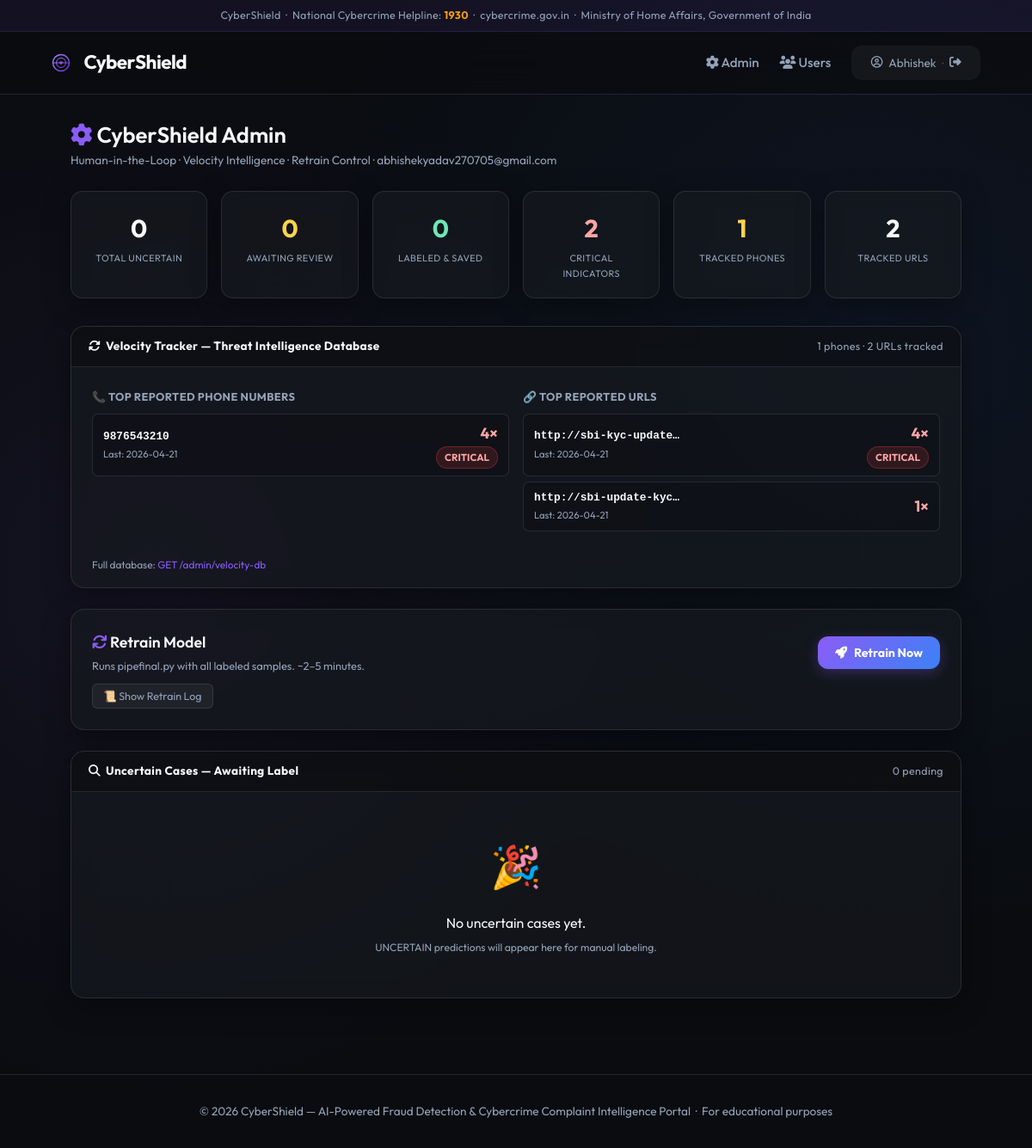
The page /admin (signed in) on the database its author committed.
### models.py (models this page shows, shortened)
class User(db.Model, UserMixin):
    __tablename__ = "users"
    id         = db.Column(db.String(128), primary_key=True)   # Google sub ID
    google_id  = db.Column(db.String(128), unique=True)
    email      = db.Column(db.String(256), unique=True, nullable=False)
    name       = db.Column(db.String(256))
    picture    = db.Column(db.String(512))                     # Google avatar URL
    is_admin   = db.Column(db.Boolean, default=False)
    created_at = db.Column(db.DateTime, default=datetime.datetime.utcnow)
    last_login = db.Column(db.DateTime)
    complaints = db.relationship("Complaint",     backref="user", lazy=True)
    pending    = db.relationship("PendingReview", backref="user", lazy=True)

class VelocityEntry(db.Model):
    __tablename__ = "velocity_db"
    id              = db.Column(db.Integer, primary_key=True, autoincrement=True)
    indicator_type  = db.Column(db.String(16), nullable=False)    # "phone" | "url"
    indicator_value = db.Column(db.String(512), nullable=False)   # normalised value
    count           = db.Column(db.Integer, default=1)
    complaint_ids   = db.Column(db.Text)                          # JSON array
    first_seen      = db.Column(db.DateTime, default=datetime.datetime.utcnow)
    last_seen       = db.Column(db.DateTime, default=datetime.datetime.utcnow)
    __table_args__ = (
        db.UniqueConstraint("indicator_type", "indicator_value", name="uq_type_value"),
    )

### app.py (the view)
@app.route("/admin")
@require_admin
def admin_panel():
    pending_rows = (PendingReview.query
                    .filter_by(admin_label="")
                    .order_by(PendingReview.created_at.desc())
                    .all())
    pending = [{
        "id":               p.complaint_id,
        "timestamp":        p.created_at.strftime("%d-%m-%Y %H:%M") if p.created_at else "",
        "message":          p.message,
        "fraud_probability":p.fraud_probability,
        "admin_label":      p.admin_label or "",
        "labeled_by":       p.labeled_by  or "",
        "labeled_at":       p.labeled_at.strftime("%d-%m-%Y %H:%M") if p.labeled_at else "",
    } for p in pending_rows]
    vstats = get_velocity_stats()
    total_uncertain = PendingReview.query.count()
    total_labeled   = PendingReview.query.filter(PendingReview.admin_label != "").count()
    return render_template("admin.html",
        pending=pending,
        user=current_user,
        vstats=vstats,
        total_uncertain=total_uncertain,
        awaiting_review=len(pending),
        total_labeled=total_labeled)

### app.py (called while the page is built)
@login_manager.user_loader
def load_user(uid):
    return db.session.get(User, uid)

def get_velocity_stats() -> dict:
    phones = VelocityEntry.query.filter_by(indicator_type="phone").order_by(
        VelocityEntry.count.desc()).all()
    urls   = VelocityEntry.query.filter_by(indicator_type="url").order_by(
        VelocityEntry.count.desc()).all()
    all_e  = phones + urls
    return {
        "total_phones":   len(phones),
        "total_urls":     len(urls),
        "critical_count": sum(1 for e in all_e if e.count >= 4),
        "high_count":     sum(1 for e in all_e if e.count == 3),
        "top_phones": [(e.indicator_value, {
            "count": e.count,
            "last_seen": e.last_seen.strftime("%Y-%m-%d") if e.last_seen else "",
        }) for e in phones[:5]],
        "top_urls": [(e.indicator_value, {
            "count": e.count,
            "last_seen": e.last_seen.strftime("%Y-%m-%d") if e.last_seen else "",
        }) for e in urls[:5]],
    }

def require_admin(f):
    @wraps(f)
    def decorated(*args, **kwargs):
        if not current_user.is_authenticated:
            return redirect(url_for("login_page"))
        if not current_user.is_admin:
            abort(403)
        return f(*args, **kwargs)
    return decorated

### templates/admin.html (shortened to what this page needs)
{% extends "base.html" %}
{% block content %}
<div class="admin-main">
  <div style="margin-bottom:1.5rem;">
    <h1 style="font-size:1.6rem;margin-bottom:0.2rem;"><i class="fa-solid fa-gear" style="color:var(--primary);"></i> CyberShield Admin</h1>
    <p style="color:var(--text-muted);font-size:0.85rem;">Human-in-the-Loop · Velocity Intelligence · Retrain Control · {{ user.email }}</p>
  </div>
  {% set total     = pending | length %}
  {% set labeled   = pending | selectattr('admin_label') | list | length %}
  {% set unlabeled = total - labeled %}
  <div class="stats-grid">
    <div class="stat-card">
      <div class="stat-n">{{ total }}</div>
      <div class="stat-l">Total Uncertain</div>
    </div>
    <div class="stat-card high">
      <div class="stat-n">{{ unlabeled }}</div>
      <div class="stat-l">Awaiting Review</div>
    </div>
    <div class="stat-card labeled">
      <div class="stat-n">{{ labeled }}</div>
      <div class="stat-l">Labeled & Saved</div>
    </div>
    <div class="stat-card critical">
      <div class="stat-n">{{ vstats.critical_count }}</div>
      <div class="stat-l">CRITICAL Indicators</div>
    </div>
    <div class="stat-card">
      <div class="stat-n" style="color:#fcd34d;">{{ vstats.total_phones }}</div>
      <div class="stat-l">Tracked Phones</div>
    </div>
    <div class="stat-card">
      <div class="stat-n">{{ vstats.total_urls }}</div>
      <div class="stat-l">Tracked URLs</div>
    </div>
  </div>
  {% if vstats.top_phones or vstats.top_urls %}
  <div class="admin-card">
    <div class="admin-card-head">
      <span><i class="fa-solid fa-rotate"></i>&nbsp; Velocity Tracker — Threat Intelligence Database</span>
      <span style="font-size:0.78rem;font-weight:400;color:var(--text-muted);">{{ vstats.total_phones }} phones · {{ vstats.total_urls }} URLs tracked</span>
    </div>
    <div class="vel-grid">
      <div class="vel-col">
        <h4>📞 Top Reported Phone Numbers</h4>
        {% if vstats.top_phones %}
          {% for phone, entry in vstats.top_phones %}
          <div class="vel-row">
            <div>
              <div class="vel-val">{{ phone }}</div>
              <div style="font-size:0.7rem;color:var(--text-muted);margin-top:2px;">Last: {{ entry.last_seen[:10] }}</div>
            </div>
            <div style="text-align:right;">
              <div class="vel-count">{{ entry.count }}×</div>
              {% if entry.count >= 4 %}<span class="threat-pill tp-CRITICAL">CRITICAL</span>
              {% elif entry.count >= 3 %}<span class="threat-pill tp-HIGH">HIGH</span>
              {% elif entry.count >= 2 %}<span class="threat-pill tp-MEDIUM">MEDIUM</span>{% endif %}
            </div>
          </div>
          {% endfor %}
        {% else %}
          <div style="color:var(--text-muted);font-size:0.82rem;padding:10px 0;">No phone data yet.</div>
        {% endif %}
      </div>
      <div class="vel-col">
        <h4>🔗 Top Reported URLs</h4>
        {% if vstats.top_urls %}
          {% for url, entry in vstats.top_urls %}
          <div class="vel-row">
            <div>
              <div class="vel-val" title="{{ url }}">{{ url[:40] }}{% if url|length > 40 %}…{% endif %}</div>
              <div style="font-size:0.7rem;color:var(--text-muted);margin-top:2px;">Last: {{ entry.last_seen[:10] }}</div>
            </div>
            <div style="text-align:right;">
              <div class="vel-count">{{ entry.count }}×</div>
              {% if entry.count >= 4 %}<span class="threat-pill tp-CRITICAL">CRITICAL</span>
              {% elif entry.count >= 3 %}<span class="threat-pill tp-HIGH">HIGH</span>
              {% elif entry.count >= 2 %}<span class="threat-pill tp-MEDIUM">MEDIUM</span>{% endif %}
            </div>
          </div>
          {% endfor %}
        {% else %}
          <div style="color:var(--text-muted);font-size:0.82rem;padding:10px 0;">No URL data yet.</div>
        {% endif %}
      </div>
    </div>
    <p style="font-size:0.74rem;color:var(--text-muted);padding:0 1.5rem 1rem;">
      Full database: <a href="/admin/velocity-db" target="_blank" style="color:var(--primary);">GET /admin/velocity-db</a>
    </p>
  </div>
  {% endif %}
  <div class="retrain-card">
    <div class="retrain-header">
      <div>
        <div class="retrain-title"><i class="fa-solid fa-arrows-rotate" style="color:var(--primary);"></i> Retrain Model</div>
        <div class="retrain-sub">Runs pipefinal.py with all labeled samples. ~2–5 minutes.</div>
      </div>
      <form method="POST" action="/admin/retrain"
            onsubmit="document.getElementById('rbtn').textContent='🔄 Starting…'">
        <button class="btn-retrain" id="rbtn" type="submit">
          <i class="fa-solid fa-rocket"></i> Retrain Now
        </button>
      </form>
    </div>
    <button class="btn-log" onclick="toggleLog()">📜 Show Retrain Log</button>
  </div>
  <div class="admin-card">
    <div class="admin-card-head">
      <span><i class="fa-solid fa-magnifying-glass"></i>&nbsp; Uncertain Cases — Awaiting Label</span>
      <span style="font-size:0.78rem;font-weight:400;color:var(--text-muted);">{{ unlabeled }} pending</span>
    </div>
    {% if pending %}
    <div style="overflow-x:auto;">
      <table class="admin-table">
        <thead>
          <tr>
            <th>ID</th><th>Time</th><th>Message</th>
            <th>Fraud Prob</th><th>Status</th><th>Action</th>
          </tr>
        </thead>
        <tbody>
          {% for item in pending | reverse %}
          <tr>
            <td><code style="font-size:0.78rem;color:var(--primary);">{{ item.id }}</code></td>
            <td style="font-size:0.75rem;color:var(--text-muted);white-space:nowrap;">
              {{ item.timestamp[:16].replace('T',' ') if item.timestamp else '—' }}
            </td>
            <td>
              <div class="msg-preview">{{ item.message }}</div>
              <span class="expand-btn" onclick="toggleMsg(this)">▼ expand</span>
              <div class="msg-full">{{ item.message }}</div>
            </td>
            <td>
              {% set p = (item.fraud_probability * 100) | round(1) %}
              {% if p >= 40 %}<span class="prob-badge pb-high">{{ p }}%</span>
              {% elif p >= 35 %}<span class="prob-badge pb-med">{{ p }}%</span>
              {% else %}<span class="prob-badge pb-low">{{ p }}%</span>{% endif %}
            </td>
            <td>
              {% if item.admin_label %}
                <span class="status-labeled">✅ {{ item.admin_label | upper }}<br>
                  <span style="font-weight:400;font-size:0.73rem;color:var(--text-muted);">{{ item.labeled_by.split('@')[0] }}</span>
                </span>
              {% else %}<span class="status-unlabeled">⏳ Pending</span>{% endif %}
            </td>
            <td>
              {% if not item.admin_label %}
              <form class="label-form" method="POST" action="/admin/label">
                <input type="hidden" name="complaint_id" value="{{ item.id }}">
                <button class="btn-fraud" name="label" value="fraud">🚨 Fraud</button>
                <button class="btn-legit" name="label" value="legit">✅ Legit</button>
              </form>
              {% else %}<span style="font-size:0.75rem;color:var(--text-muted);">Done</span>{% endif %}
            </td>
          </tr>
          {% endfor %}
        </tbody>
      </table>
    </div>
    {% else %}
    <div class="empty">
      <div class="empty-icon">🎉</div>
      <div style="color:var(--text-main);">No uncertain cases yet.</div>
      <div style="font-size:0.76rem;margin-top:5px;">UNCERTAIN predictions will appear here for manual labeling.</div>
    </div>
    {% endif %}
  </div>
</div>
{% endblock %}

### templates/base.html (shortened to what this page needs)
<!DOCTYPE html>
<html lang="en">
<head>
  <link rel="stylesheet" href="https://cdnjs.cloudflare.com/ajax/libs/font-awesome/6.4.0/css/all.min.css">
  <link rel="stylesheet" href="{{ url_for('static', filename='style.css') }}">
</head>
<body>
  <div class="helpline-strip">
    CyberShield &nbsp;·&nbsp; National Cybercrime Helpline: <b>1930</b> &nbsp;·&nbsp; cybercrime.gov.in &nbsp;·&nbsp; Ministry of Home Affairs, Government of India
  </div>
  <nav class="navbar">
    <div class="logo">
      CyberShield
    </div>
    <div class="nav-links">
      {% if user and user.is_authenticated and user.is_admin %}
        <a href="/admin" class="nav-item">
          <i class="fa-solid fa-gear"></i> Admin
        </a>
        <a href="/admin/users" class="nav-item">
          <i class="fa-solid fa-users"></i> Users
        </a>
      {% endif %}
      {% if user and user.is_authenticated %}
        <button onclick="document.getElementById('logout-modal').style.display='flex'"
                class="btn-secondary"
                style="font-size:0.85rem;display:flex;align-items:center;gap:7px;cursor:pointer;border:none;font-family:inherit;">
          <i class="fa-regular fa-circle-user"></i>
          {{ user.name.split()[0] }}
          <span style="opacity:0.5;font-size:0.75rem;">·</span>
          <i class="fa-solid fa-right-from-bracket"></i>
        </button>
      {% else %}
        <a href="/login" class="btn-primary">
          <i class="fa-brands fa-google"></i> Sign In
        </a>
      {% endif %}
    </div>
  </nav>
  {% block content %}{% endblock %}
  <footer>
    <p>&copy; 2026 CyberShield — AI-Powered Fraud Detection &amp; Cybercrime Complaint Intelligence Portal &nbsp;·&nbsp; For educational purposes</p>
  </footer>
</body>
</html>

### rows shown on the page
User: name "Abhishek", email "abhishekyadav270705@gmail.com"
VelocityEntry: indicator_value "9876543210", last_seen "2026-04-21", count "4"
VelocityEntry: indicator_value "http://sbi-kyc-update…", last_seen "2026-04-21", count "4", shows "CRITICAL"
VelocityEntry: indicator_value "http://sbi-update-kyc…", last_seen "2026-04-21", count "1"

### other values the page prints
{{ total }} "0"
{{ unlabeled }} "0"
{{ labeled }} "0"
{{ vstats.critical_count }} "2"
{{ vstats.total_phones }} "1"
{{ vstats.total_urls }} "2"
